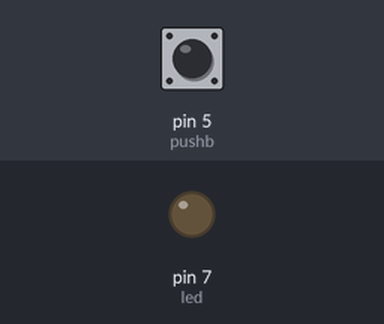
A sketch run on a simulated Arduino Uno, built with avr-gcc and run on an emulated ATmega328P. On the bench: output pins drawn as LEDs (lit = HIGH). Dashed ring = blinking. Inputs (shaded band) come from the test bench; at power-on: pin 5 (pushb) LOW. What the sketch prints to the serial monitor is not drawn.

Above: at 1.2 s.
1.3 s: pin 5 (pushb) pulled HIGH for 0.15 s
At 1.37 s:
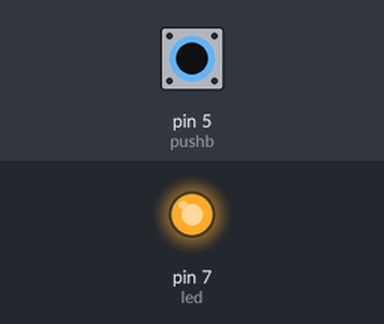
2.9 s: pin 5 (pushb) pulled HIGH for 3.2 s
At 7.2 s:
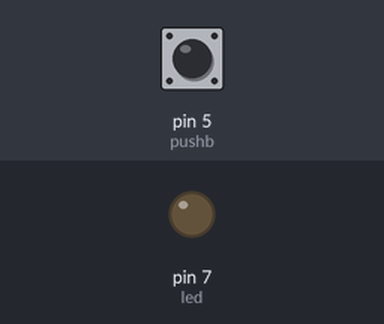
9.1 s: pin 5 (pushb) pulsed HIGH 5 times (0.12 s each, 0.3 s apart)
At 9.46 s:
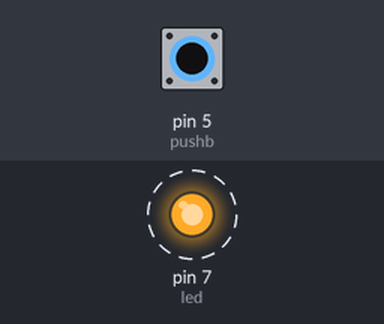
Timing chart, 0 to 12.1 s (numbered marks = the images above; inputs shaded):
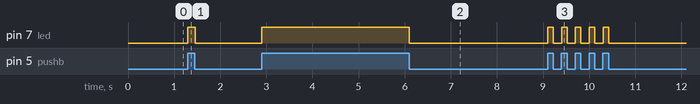

The sketch:

pushbutton_led.test.ino
```cpp
int const led = 7;
int const pushb = 5;
int pushstate = 0;
void setup ()
{
Serial.begin(9600);
pinMode(led, OUTPUT);
pinMode(pushb, INPUT);
}
void loop ()
{
  pushstate = digitalRead(pushb);
  if (pushstate == HIGH)
  {
  digitalWrite(led,HIGH);
  Serial.println("ON");}
  else
  {
    digitalWrite(led, LOW);
    Serial.println("OFF");
  }
}
```

Measured:
- after the input at 1.3 s, pin 7 (led): LOW → HIGH at once, → LOW 0.15 s later
- after the input at 2.9 s, pin 7 (led): LOW → HIGH at once, → LOW 3.2 s later
- after the input at 9.1 s, pin 7 (led): alternates HIGH for 0.12 s and LOW for 0.18 s, 10 changes in all, then stays LOW, starting at once
